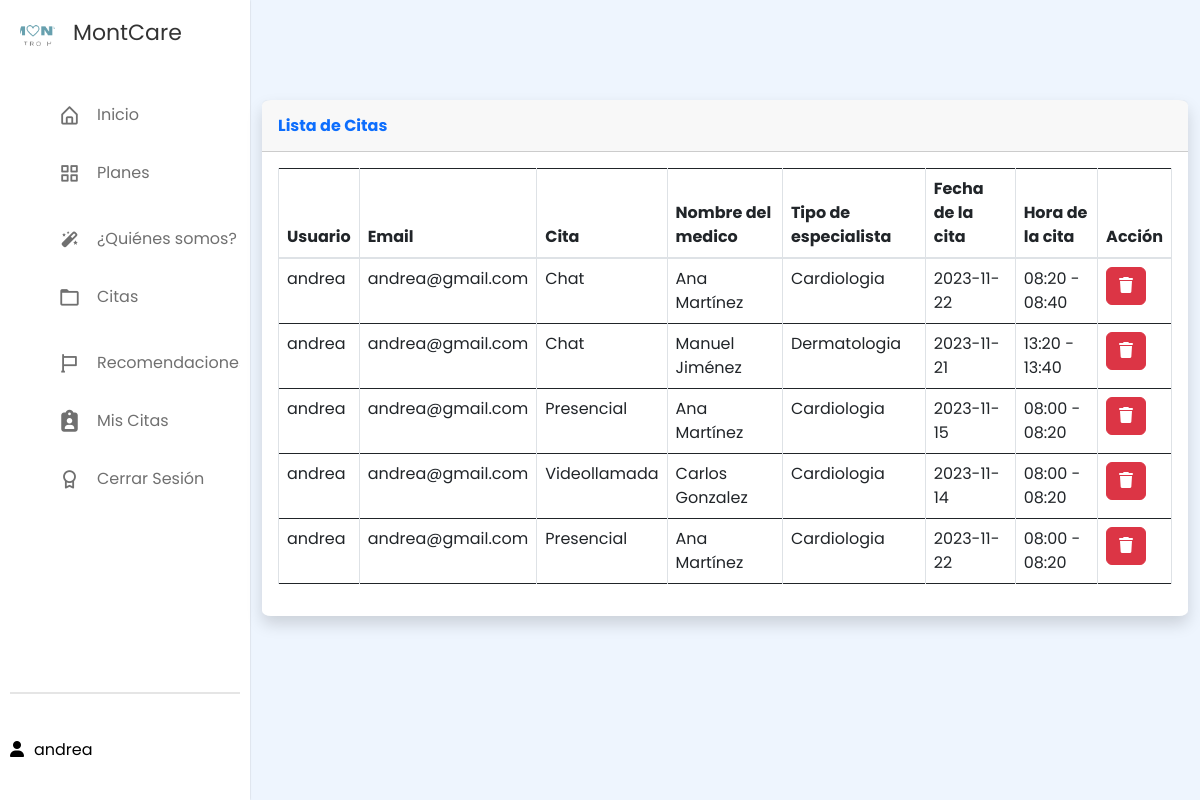
Screenshot of /reservas/mis_citas.php (signed in) with the database file from the repository.
### tables this page shows
CREATE TABLE `reservas` (
  `id_reserva` int(11) NOT NULL,
  `id_usuario` int(11) NOT NULL,
  `cita` varchar(50) NOT NULL,
  `nombre_medico` int(11) NOT NULL,
  `tipo_especialista` varchar(50) NOT NULL,
  `fecha_cita` date NOT NULL,
  `hora_cita` varchar(100) NOT NULL,
  `title` varchar(100) NOT NULL,
  `start` date NOT NULL,
  `end` date NOT NULL,
  `color` varchar(50) NOT NULL,
  `fyh_creacion` datetime NOT NULL,
  `fyh_actualizacion` datetime NOT NULL
);

CREATE TABLE `usuarios` (
  `id` int(11) NOT NULL,
  `tipo_id` varchar(50) NOT NULL,
  `num_id` varchar(50) NOT NULL,
  `nombre_completo` varchar(50) NOT NULL,
  `apellidos` varchar(50) NOT NULL,
  `fecha_nacimiento` date NOT NULL,
  `email` varchar(30) NOT NULL,
  `telefono` varchar(20) NOT NULL,
  `usuario` varchar(20) NOT NULL,
  `contrasena` varchar(30) NOT NULL,
  `confirm_contra` varchar(30) NOT NULL
);

CREATE TABLE `doctor` (
  `id` int(11) NOT NULL,
  `cedula` int(50) NOT NULL,
  `nombres` varchar(50) NOT NULL,
  `especialidad` varchar(100) NOT NULL,
  `sexo` varchar(50) NOT NULL,
  `telefono` varchar(50) NOT NULL,
  `fecha` date NOT NULL,
  `correo` varchar(50) NOT NULL DEFAULT current_timestamp(),
  `contrasena` varchar(50) NOT NULL,
  `fecha_registro` timestamp NOT NULL DEFAULT current_timestamp()
);

### reservas/mis_citas.php (the view, shortened to what this page needs)
<?php
$usuario_sesion = "";
if (isset($_SESSION['usuario'])) {
    $usuario_sesion = $_SESSION['usuario'];
} else {
}
?>
<!DOCTYPE html>
<html lang="en">
<head>
    <link rel="stylesheet" href="ruta_a_bootstrap/css/bootstrap.min.css">
    <link rel="stylesheet" href="/css/style.css" />
    <link rel="stylesheet" href="https://cdn.jsdelivr.net/npm/sweetalert2@10.16.6/dist/sweetalert2.min.css">
    <link flex href="https://unpkg.com/boxicons@2.1.4/css/boxicons.min.css" rel="stylesheet" />
    <link href="https://cdn.jsdelivr.net/npm/bootstrap@5.3.2/dist/css/bootstrap.min.css" rel="stylesheet">
    <link href="../vendor/fontawesome-free/css/all.min.css" rel="stylesheet" type="text/css">
    <link href="../citas-medicas/vendor/fontawesome-free/css/all.min.css" rel="stylesheet" type="text/css">
</head>
<head>
    <link rel="stylesheet" href="../css/all.css" />
    <link rel="stylesheet" href="../css/bootstrap.css" />
    <link rel="stylesheet" href="../css/normalize.css">
    <link rel="stylesheet" href="https://cdnjs.cloudflare.com/ajax/libs/font-awesome/6.1.2/css/all.min.css" />
    <link rel="stylesheet" href="../css/estilos.css" />
    <link flex href="https://unpkg.com/boxicons@2.1.4/css/boxicons.min.css" rel="stylesheet" />
    <link rel="stylesheet" href="../css/style.css" />
</head>
<div class="container-1">
    <aside class="sidebar">
        <nav class="sidebar locked">
            <div class="logo_items flex">
                <span class="nav_image">
                    <img src="../imágenes/logo.png" alt="logo_img" />
                </span>
                <span class="logo_name">MontCare</span>
            </div>
            <div class="menu_container">
                <div class="menu_items">
                    <ul class="menu_item">
                        <li class="item">
                            <a href="../despues_ingreso.php" class="link flex">
                                <i class="bx bx-home-alt"></i>
                                <span>Inicio</span>
                            </a>
                        </li>
                        <li class="item">
                            <a href="../des_ing_info_planes.php" class="link flex">
                                <i class="bx bx-grid-alt"></i>
                                <span>Planes</span>
                            </a>
                        </li>
                    </ul>
                    <ul class="menu_item">
                        <li class="item">
                            <a href="../des_ingre_nosotros.php" class="link flex">
                                <i class="bx bxs-magic-wand"></i>
                                <span>¿Quiénes somos?</span>
                            </a>
                        </li>
                        <li class="item">
                            <a href="http://localhost/MontCare/reservar.php" class="link flex">
                                <i class="bx bx-folder"></i>
                                <span>Citas</span>
                            </a>
                        </li>
                    </ul>
                    <ul class="menu_item">
                        <li class="item">
                            <a href="../despues_ingreso_recomendaciones.php" class="link flex">
                                <i class="bx bx-flag"></i>
                                <span>Recomendaciones</span>
                            </a>
                        </li>
                        <li class="item">
                            <a href="#" class="link flex">
                            <i class="fa-solid fa-clipboard-user"></i>
                                <span>Mis Citas</span>
                            </a>
                        </li>
                        <li class="item">
                            <a href="../php/cerrar_sesion.php" class="link flex">
                                <i class="bx bx-award"></i>
                                <span>Cerrar Sesión</span>
                            </a>
                        </li>
                    </ul>
                </div>
                <div class="sidebar_profile flex">
                    <div class="data_text">
                        <a href="http://localhost/MontCare/" class="ms-lg-3">
                            <p style="color: #000000"><i class="fa-solid fa-user" style="color: #000000"></i><?php echo $usuario_sesion; ?> </p>
                        </a>
                    </div>
                </div>
            </div>
        </nav>
    </aside>
    <main class="content">
        <body id="page-top">
            <div class="container-fluid">
                <div class="card shadow mb-4">
                    <div class="card-header py-3">
                        <h6 class="m-0 font-weight-bold text-primary">Lista de Citas</h6>
                    </div>
                    <div class="card-body">
                        <div class="table-responsive">
                            <table class="table table-bordered" id="dataTable" width="100%" cellspacing="0">
                                <thead>
                                    <tr>
                                        <th>Usuario</th>
                                        <th>Email</th>
                                        <th>Cita</th>
                                        <th>Nombre del medico</th>
                                        <th>Tipo de especialista</th>
                                        <th>Fecha de la cita</th>
                                        <th>Hora de la cita</th>
                                        <th>Acción</th>
                                    </tr>
                                </thead>
                                <?php
                                include "../php/conexion_be.php";
                                $usuario_sesion = $_SESSION['usuario'];
                                $sql_usuario = "SELECT id FROM usuarios WHERE usuario = '$usuario_sesion'";
                                $query_usuario = $pdo->prepare($sql_usuario);
                                $query_usuario->execute();
                                $usuario = $query_usuario->fetch(PDO::FETCH_ASSOC);
                                $id_usuario = $usuario['id'];
                                $result = mysqli_query($conexion, "SELECT *, usu.nombre_completo as nombre_completo, usu.email as email, doc.nombres as nombres FROM reservas as res INNER JOIN usuarios as usu ON usu.id = res.id_usuario INNER JOIN doctor as doc ON doc.id = res.nombre_medico WHERE res.id_usuario = $id_usuario");
                                while ($reservas = mysqli_fetch_assoc($result)) :
                                ?>
                                    <tr>
                                        <td><?php echo $reservas['nombre_completo']; ?></td>
                                        <td><?php echo $reservas['email']; ?></td>
                                        <td><?php echo $reservas['cita']; ?></td>
                                        <td><?php echo $reservas['nombres']; ?></td>
                                        <td><?php echo $reservas['tipo_especialista']; ?></td>
                                        <td><?php echo $reservas['fecha_cita']; ?></td>
                                        <td><?php echo $reservas['hora_cita']; ?></td>
                                        <td>
                                            <a href="eliminar_miCita.php?id_reserva=<?php echo $reservas['id_reserva'] ?> " class="btn btn-danger btn-del">
                                                <i class="fa fa-trash "></i></a></button>
                                        </td>
                                    </tr>
                                <?php endwhile; ?>
                            </table>
                        </div>
                    </div>
                </div>
            </div>
</div>
</body>
</html>

### css/style.css (style rules this page uses)
* { margin: 0; padding: 0; box-sizing: border-box; font-family: "Poppins", sans-serif; }
body { min-height: 100vh; background: #eef5fe; }
.flex { display: flex; align-items: center; }
.nav_image { display: flex; min-width: 55px; justify-content: center; }
.nav_image img { height: 35px; width: 35px; border-radius: 50%; object-fit: cover; size: 100% 100%; }
.sidebar { position: fixed; top: 0; left: 0; height: 100%; width: 270px; background: #fff; padding: 15px 10px; box-shadow: 0 0 2px rgba(0, 0, 0, 0.1); transition: all 0.4s ease; }
.logo_items { gap: 8px; }
.logo_name { font-size: 22px; color: #333; font-weight: 500px; transition: all 0.3s ease; }
.menu_container { display: flex; flex-direction: column; justify-content: space-between; margin-top: 40px; overflow-y: auto; height: calc(100% - 82px); }
.item { list-style: none; }
.link { text-decoration: none; border-radius: 8px; margin-bottom: 8px; color: #707070; }
.link span { white-space: nowrap; }
.link i { height: 50px; min-width: 55px; display: flex; font-size: 22px; align-items: center; justify-content: center; border-radius: 4px; }
.sidebar_profile { padding-top: -13px; margin-top: 1px; gap: 5px; border-top: 2px solid rgba(0, 0, 0, 0.1); }
.content { flex-grow: 1; width: 77%; margin-left: 250px; }
.container-1 { display: flex; }
.sidebar { width: 250px; }

### css/estilos.css (style rules this page uses)
.fa-user { margin-right: 10px; }
p { margin-top: 20px; }
.card { border-radius: 5%; border: solid 3px black; }
a { text-decoration: none; }

### reservas/mis_citas.php (style rules this page uses)
.card { border-radius: 1%; border: white; margin-top: 100px; }

### rows the page displays
reservas: id_usuario.nombre_completo "andrea", id_usuario.email "andrea@gmail.com", cita "Chat", nombre_medico.nombres "Ana Martínez", tipo_especialista "Cardiologia", fecha_cita "2023-11-22", hora_cita "08:20 - 08:40"
reservas: id_usuario.nombre_completo "andrea", id_usuario.email "andrea@gmail.com", cita "Chat", nombre_medico.nombres "Manuel Jiménez", tipo_especialista "Dermatologia", fecha_cita "2023-11-21", hora_cita "13:20 - 13:40"
reservas: id_usuario.nombre_completo "andrea", id_usuario.email "andrea@gmail.com", cita "Presencial", nombre_medico.nombres "Ana Martínez", tipo_especialista "Cardiologia", fecha_cita "2023-11-15", hora_cita "08:00 - 08:20"
reservas: id_usuario.nombre_completo "andrea", id_usuario.email "andrea@gmail.com", cita "Videollamada", nombre_medico.nombres "Carlos Gonzalez", tipo_especialista "Cardiologia", fecha_cita "2023-11-14", hora_cita "08:00 - 08:20"
reservas: id_usuario.nombre_completo "andrea", id_usuario.email "andrea@gmail.com", cita "Presencial", nombre_medico.nombres "Ana Martínez", tipo_especialista "Cardiologia", fecha_cita "2023-11-22", hora_cita "08:00 - 08:20"

### other values shown
$usuario_sesion "andrea"
